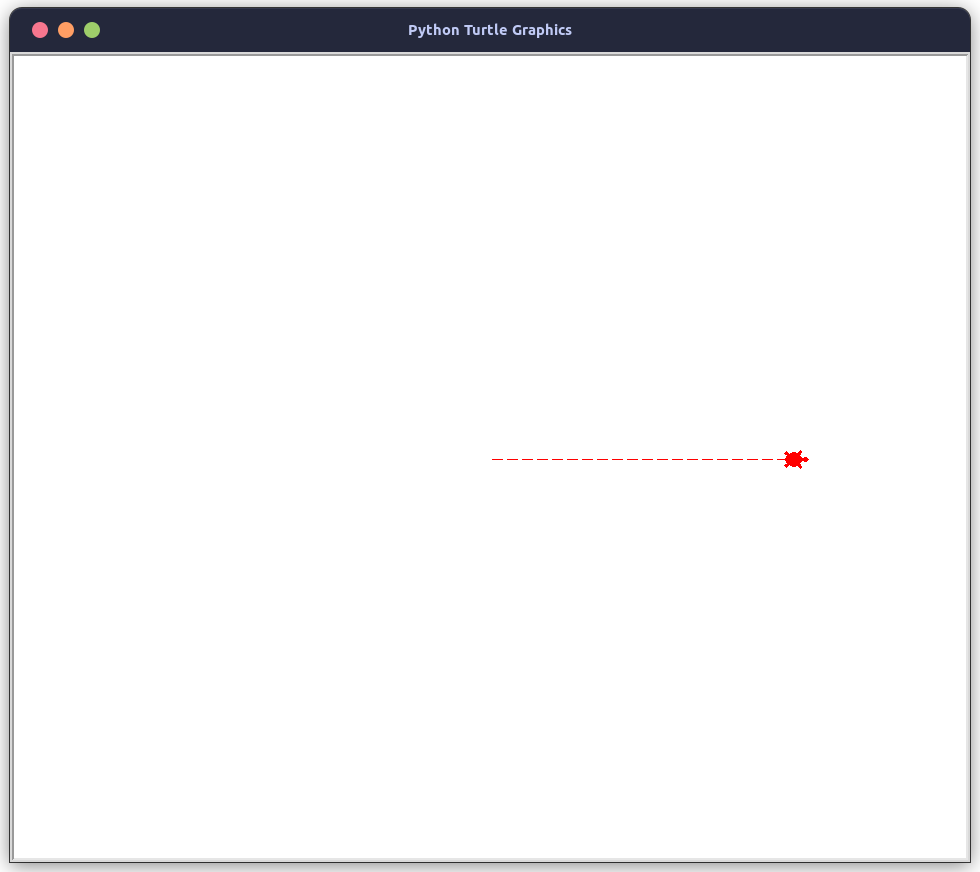

This chart was generated by the following Python code:
#draw a dotted line
from turtle import Turtle, Screen

mr_turtle = Turtle()
mr_turtle.shape("turtle")
mr_turtle.color("red")

for i in range(20):
    mr_turtle.forward(10)
    mr_turtle.penup()
    mr_turtle.forward(5)
    mr_turtle.pendown()
#     mr_turtle.left(90)


screen = Screen()
screen.exitonclick()
